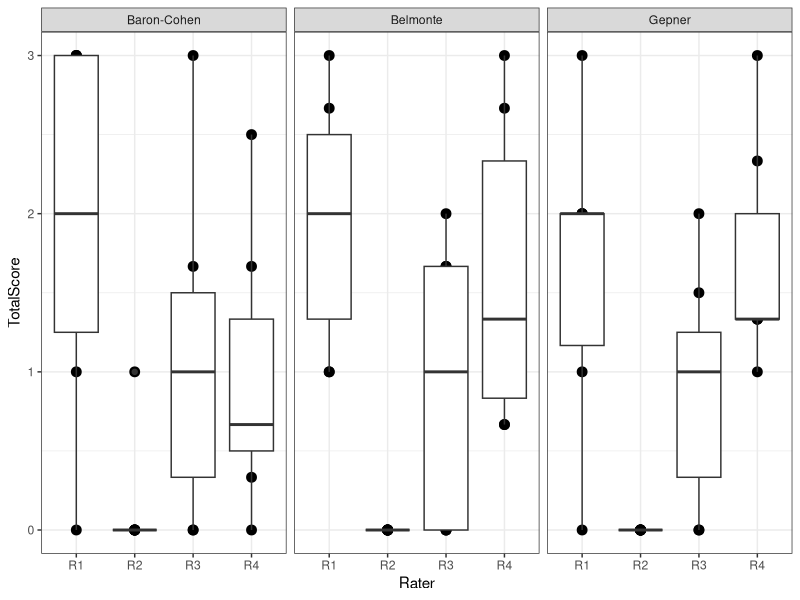

Generate this figure with R:
rm(list = ls())

library(tidyverse)

df <- readxl::read_xlsx("../data/Ratings.xlsx")

df <- df %>% 
  mutate(Edge = case_when(Edge == "NA" ~ NA,
                          .default = Edge), 
         Fidelity = case_when(Fidelity == "NA" ~ NA,
                          .default = Fidelity)) %>% 
  mutate(across(Edge:Fidelity, as.numeric)) %>% 
  mutate(Encoder = case_when(Encoder == "Q23" ~ "TE1",
                                  Encoder == "Q29" ~ "UE1", 
                                  Encoder == "Q31" ~ "TE2",
                                  Encoder == "Q37" ~ "UE2",
                                  Encoder == 'Q03' ~ "Naive GPT",
                                  Encoder == "Q11" ~ "Engineered GPT",
                                  Encoder == "Q17" ~ "Naive Gemini",
                                  Encoder == "Q19" ~ "Engineered Gemini")) %>% 
  mutate(NaiveEngineered = case_when(str_detect(Encoder, "Naive") ~ "Naive",
                                     str_detect(Encoder, "Engineered") ~ "Engineered",
                                                .default = "Human")) %>% 
  mutate(TotalScore = rowMeans(across(c(Construct, Edge, Fidelity)), na.rm = TRUE)) %>% 
  mutate(Class = case_when(Encoder %in% c("UE1", "UE2") ~ "Untrained Human",
                           Encoder %in% c("TE1", "TE2") ~ "Trained Human",
                           str_detect(Encoder, "Naive") ~ "Naive",
                           str_detect(Encoder, "Engineered") ~ "Engineered")) %>% 
  mutate(TuringCorrect = case_when(NaiveEngineered %in% c("Naive", "Engineered") & HumanAI == "AI" ~ 1, 
                                   NaiveEngineered == "Human" & HumanAI == "Human" ~ 1, 
                                   .default = 0))  %>% 
  mutate(Class2 = case_when(Encoder %in% c("UE1", "UE2", "TE1", "TE2") ~ "Human",
                                       str_detect(Encoder, "Naive") ~ "LLM",
                                       str_detect(Encoder, "Engineered") ~ "LLM"))



df %>% group_by(Rater) %>% 
  summarize(construct = mean(Construct),
            edge = mean(Edge, na.rm = T), 
            fidelity = mean(Fidelity, na.rm = T),
            TotalScore = mean(TotalScore, na.rm = T)) %>% 
  arrange(desc(TotalScore))



df %>% group_by(Paper, Class2) %>% 
  #filter(Class == "Trained Human") %>% 
  summarize(construct = mean(Construct),
            edge = mean(Edge, na.rm = T), 
            fidelity = mean(Fidelity, na.rm = T),
            TotalScore = mean(TotalScore, na.rm = T)) %>% 
  arrange(Class2) 






df %>% group_by(NaiveEngineered) %>% 
  summarize(construct = mean(Construct),
            edge = mean(Edge, na.rm = T), 
            fidelity = mean(Fidelity, na.rm = T),
            TotalScore = mean(TotalScore, na.rm = T)) %>% 
  arrange(desc(TotalScore))

df %>% group_by(Class) %>% 
  summarize(construct = mean(Construct),
            edge = mean(Edge, na.rm = T), 
            fidelity = mean(Fidelity, na.rm = T),
            TotalScore = mean(TotalScore, na.rm = T)) %>% 
  arrange(desc(TotalScore))




scores_by_coder <- df %>% group_by(Encoder) %>% 
  summarize(construct = mean(Construct),
            edge = mean(Edge, na.rm = T), 
            fidelity = mean(Fidelity, na.rm = T),
            TotalScore = mean(TotalScore, na.rm = T)) %>% 
  arrange(desc(TotalScore))

# write.csv(scores_by_coder, "scores_by_coder.csv",row.names = F)


ggplot(df, aes(x = Rater, y = TotalScore)) +
  geom_point(size = 3) + 
  geom_boxplot() +
   theme_bw() +
  facet_wrap(~Paper)



library(lme4)
library(lmerTest)
model <- lmerTest::lmer(TotalScore ~ Encoder + (1 | Rater), data = df)
summary(model)


model <- lmerTest::lmer(TotalScore ~ NaiveEngineered + (1 | Rater), data = df %>% filter(NaiveEngineered %in% c("Naive", "Engineered")))
summary(model)
.6718/(.6718+.3433)


model <- lmerTest::lmer(TotalScore ~ Class + (1 | Rater), data = df %>% filter(Class %in% c("Trained Human", "Untrained Human")))
summary(model)
.6821/(.6821/.6821+.4416)

model <- lmerTest::lmer(TotalScore ~ Class2*Paper + (1 | Rater), data = df)
summary(model)


model <- lmerTest::lmer(TotalScore ~ Class2 + (1 | Rater), data = df %>% filter(Class %in% c("Trained Human", "Naive")))
summary(model)


# df %>% group_by(Encoder) %>% 
#   summarize(correct = sum(TuringCorrect)) %>% 
#   arrange(desc(correct))
# 
# df %>% group_by(Rater) %>% 
#   summarize(correct = sum(TuringCorrect)) %>% 
#   arrange(desc(correct))
